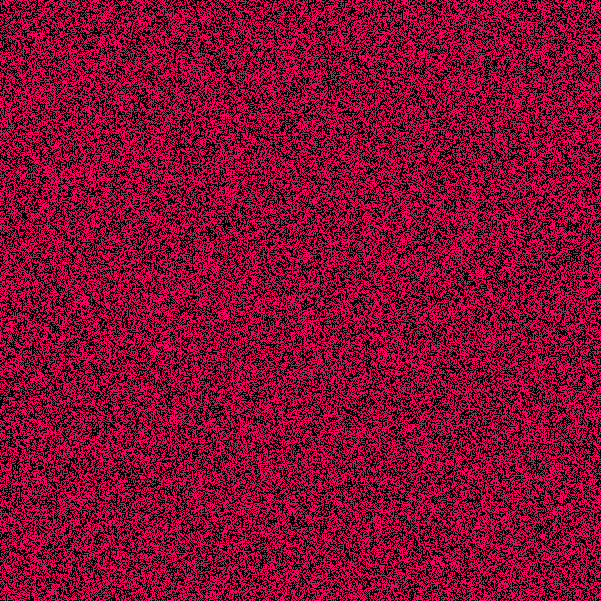
Frame 1 (no input)
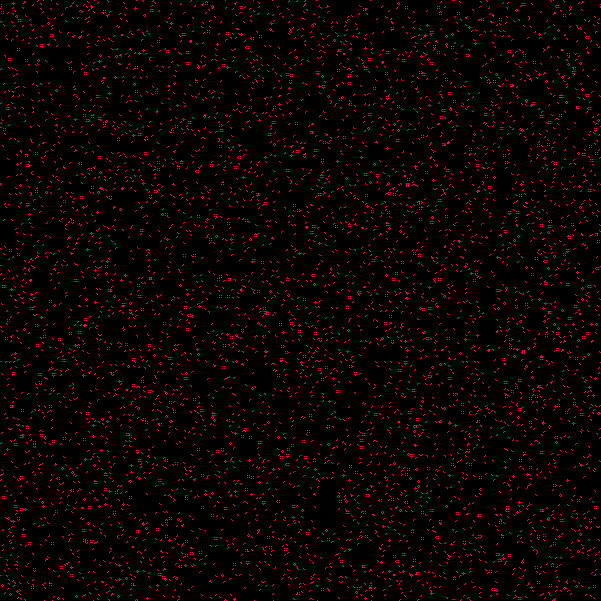
Frame 60 (the mouse pressed at the canvas centre just before this capture)
Frame 120 (the mouse held since frame 60 and released just before this capture): identical to frame 60, image omitted

The Processing sketch that drew these frames (run headless with seeded random() and noise(); from frame 60 on, the mouse is pressed at the canvas centre):

// Processing sketch: synchronic2D_non
// ── synchronic2D_non.pde
// "Not too many neighbors": 
// TWO-dimensional, SYNCHRONOUS, von Neuman, deterministic cellular automaton
//////////////////////////////////////////////////////////////////////////////
final int WorldSide=601;//How many cells do we want in one line?
final float Dens=0.5;//0.5 or so also posible
final int   optN=2;//Optimum number of neighbors required

int[][] WorldOld=new int[WorldSide][WorldSide];//We need two arrays for the old  
int[][] WorldNew=new int[WorldSide][WorldSide];//and new state of the simulation

void setup()
{
  size(601,601);    //square window
  frameRate(20);  
  noSmooth();
  
  for(int i=0;i<WorldSide;i++) //Initialisation
    for(int j=0;j<WorldSide;j++) 
      if(random(1.0)<Dens)
        WorldOld[i][j]=1;
}

void visualisation()
{
  for(int i=0;i<WorldSide;i++)
    for(int j=0;j<WorldSide;j++)
    {
      if(WorldOld[i][j]>0) stroke(255,0,100);
      else           stroke(0);
      point(j,i);//the horizontal dimension of the array is the SECOND index
    }
}

int t=0;
void draw()
{  
  visualisation();
  
  for(int i=0;i<WorldSide;i++)//Now the cellular automaton state change
  {
       //RULE - Not too many neighbors
       int right = (i+1) % WorldSide;          
       int left  = (WorldSide+i-1) % WorldSide;
       
       for(int j=0;j<WorldSide;j++) 
       {
         int dw=(j+1) % WorldSide;   
         int up=(WorldSide+j-1) % WorldSide;
         
         int live = (WorldOld[left][j]>0 ?1:0)
                 +  (WorldOld[right][j]>0 ?1:0)
                 +  (WorldOld[i][up]>0 ?1:0)
                 +  (WorldOld[i][dw]>0 ?1:0)             
                 ;
      
         WorldNew[i][j]=(live == optN ? 1:0 );//New state 
       }
   }
   
   //Swap the arrays
   int[][] WorldTmp=WorldOld;
   WorldOld=WorldNew;
   WorldNew=WorldTmp;
   
   t++;//The next generation/step/year
}

//https://github.com/borkowsk/bookProcessingEN/tree/main/08_2D_cellular/_synchronic/
